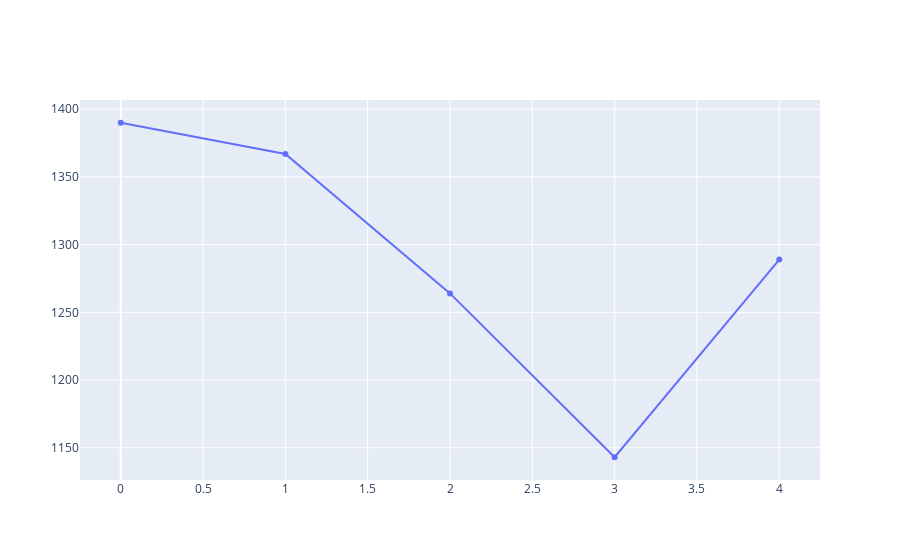

Notebook code for this chart:
### Code cell
fig = go.Figure(
  data = go.Scatter(x=x, y=y)
)
fig.show()

### Figure 1 — Plotly figure (JSON) as saved in the notebook; plotly's stock layout.template omitted (floating-point values rounded to 4 significant figures)
{"data": [{"type": "scatter", "x": [0, 1, 2, 3, 4, 5], "y": [1390, 1367, 1264, 1143, 1289]}], "layout": {}}
